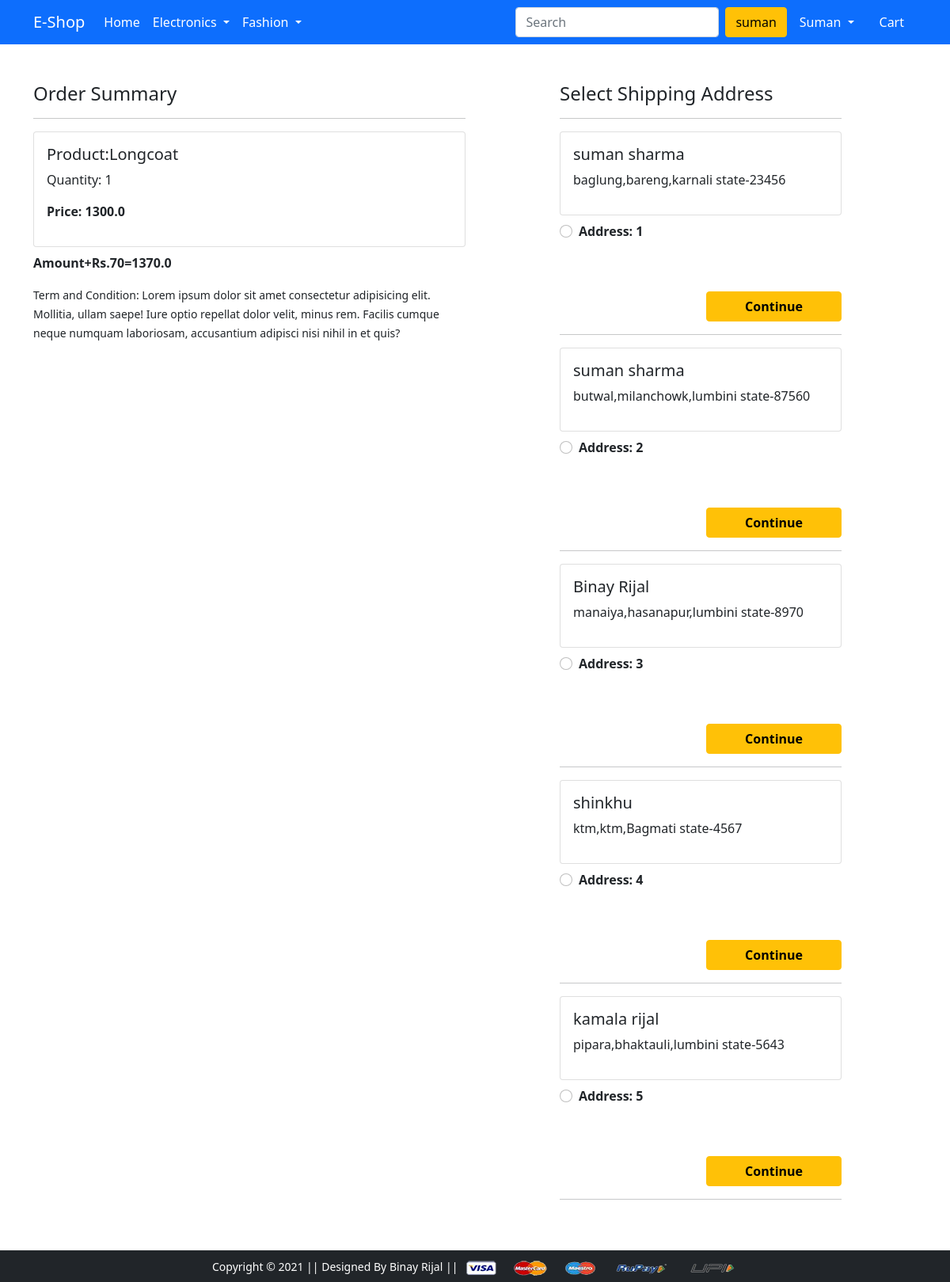
/checkout/ (signed in), run on the app's committed database.
### app/models.py (models this page shows, shortened)
class Cart(models.Model):
    user=models.ForeignKey(User,on_delete=models.CASCADE)
    product=models.ForeignKey(Product,on_delete=models.CASCADE)
    quantity=models.PositiveIntegerField(default=1)
    @property
    def total_amount(self):
        return self.quantity*self.product.lastprice

class Product(models.Model):
    title=models.CharField(max_length=100)
    selling_price=models.FloatField()
    discounted_price=models.FloatField()
    description=models.TextField()
    brand=models.CharField(max_length=50)
    category=models.CharField(choices=CATEGORY_CHOICES,max_length=2)
    product_image=models.ImageField(upload_to='productimg')
    @property
    def lastprice(self):
        return self.selling_price-self.discounted_price

class Customer(models.Model):
    user=models.ForeignKey(User,on_delete=models.CASCADE)
    name=models.CharField(max_length=50)
    locality=models.CharField(max_length=100)
    city=models.CharField(max_length=100)
    zipcode=models.IntegerField()
    state=models.CharField(choices=STATE_CHOICES,max_length=100)

### app/views.py (the view)
# urls.py: path('checkout/', views.checkout, name='checkout'),
@login_required
def checkout(request):
 add=Customer.objects.filter(user=request.user)
 cart_item=Cart.objects.filter(user=request.user)
 amount=0.0
 shipping=70.0
 cart_product=[p for p in Cart.objects.all() if p.user==request.user]
 for p in cart_product:
  tempamount=(p.quantity*p.product.lastprice)
  amount+=tempamount
 totalamount=amount+shipping
 return render(request, 'app/checkout.html',{'add':add,'totalamount':totalamount,'cartitem':cart_item})

### app/templates/app/checkout.html (shortened to what this page needs)
{% extends 'app/base.html' %}
{% load static %}
{% block main-content %}
<div class="container">
 <div class="row mt-5">
  <div class="col-sm-6">
    <h4>Order Summary</h4>
    {%for p in cartitem%}
    <hr>
      <div class="card mb-2">
        <div class="card-body">
          <h5>Product:{{p.product.title}} </h5>
          <p>Quantity: {{p.quantity}}</p>
          <p class="fw-bold">Price: {{p.total_amount}}</p>
        </div>
      </div>
    {%endfor%}
      <p class="fw-bold">Amount+Rs.70={{totalamount}}</p>
    <small>Term and Condition: Lorem ipsum dolor sit amet consectetur adipisicing elit. Mollitia, ullam saepe! Iure optio repellat dolor velit, minus rem. Facilis cumque neque numquam laboriosam, accusantium adipisci nisi nihil in et quis?</small>
  </div>
  <div class="col-sm-4 offset-sm-1">
    <h4>Select Shipping Address</h4>
    <hr>
    <form action="/paymentdone">
      {%for a in add%}
      <div class="card">
        <div class="card-body">
        <h5>{{a.name}}</h5>
        <p>{{a.city}},{{a.locality}},{{a.state}}-{{a.zipcode}}</p>
        </div>
      </div>
        <div class="form-check mt-2 mb-5">
          <input class="form-check-input" type="radio" name="custid" id="custid{{forloop.counter}}" value="{{a.id}}">
          <label class="form-check-label fw-bold" for="custid{{forloop.counter}}">
            Address: {{forloop.counter}} </label>
        </div>
        <div class="text-end">
          <button type="submit" class="btn btn-warning mt-3 px-5 fw-bold">Continue</button>
        </div>
        <hr>
        {%endfor%}
      </form>
    </div>
  </div>
</div>
{% endblock main-content %}

### app/templates/app/base.html (shortened to what this page needs)
<!doctype html>
{% load static %}
<html lang="en">
  <head>
    <link href="https://cdn.jsdelivr.net/npm/bootstrap@5.0.0-beta1/dist/css/bootstrap.min.css" rel="stylesheet">
    <link rel="stylesheet" href="{% static 'app/css/owl.carousel.min.css' %}">
    <link rel="stylesheet" href="{% static 'app/css/all.min.css' %}">
    <link rel="stylesheet" href="{% static 'app/css/style.css' %}">
  </head>
  <body>
    <nav class="navbar navbar-expand-lg navbar-dark bg-primary">
     <div class="container">
       <a class="navbar-brand" href="/">E-Shop</a>
       <div class="collapse navbar-collapse" id="navbarSupportedContent">
         <ul class="navbar-nav me-auto mb-2 mb-lg-0">
           <li class="nav-item">
             <a class="nav-link active" aria-current="page" href="/">Home</a>
           </li>
           <li class="nav-item dropdown">
             <a class="nav-link dropdown-toggle text-white" href="#" id="electronicsDropdown" role="button" data-bs-toggle="dropdown" aria-expanded="false">
               Electronics
             </a>
           </li>
           <li class="nav-item dropdown">
             <a class="nav-link dropdown-toggle text-white" href="#" id="fashionDropdown" role="button" data-bs-toggle="dropdown" aria-expanded="false">
               Fashion
             </a>
           </li>
         </ul>
         <form class="d-flex">
           <input class="form-control me-2" type="search" placeholder="Search" aria-label="Search">
           <button class="btn btn-warning" type="submit">{{request.user.username}}</button>
         </form>
         <div>
          <ul class="navbar-nav me-auto mb-2 mb-lg-0">
            {% if request.user.is_authenticated %}
            <li class="nav-item dropdown mx-2">
              <a class="nav-link dropdown-toggle text-white" href="#" id="profileDropdown" role="button" data-bs-toggle="dropdown" aria-expanded="false">
                {{request.user.username|capfirst}}
              </a>
            </li>
            <li class="nav-item mx-2">
             <a href="{% url 'showcart' %}" class="nav-link text-white"> Cart </a>
            </li>
            {%endif%}
          </ul>
         </div>
       </div>
     </div>
    </nav>
    {% block main-content %} {% endblock main-content %}
    <footer class="container-fluid bg-dark text-center p-2 mt-5">
        <small class="text-white">Copyright &copy; 2021 || Designed By Binay Rijal || </small>
        <img src="{% static 'app/images/payment.png' %}" alt="" srcset="" class="img-fluid" height="2px">
    </footer>
  </body>
</html>

### data on the page
Cart: product "Longcoat", quantity "1", total_amount "1300.0"
Customer: name "suman sharma", city "baglung", locality "bareng", state "karnali state", zipcode "23456"
Customer: name "suman sharma", city "butwal", locality "milanchowk", state "lumbini state", zipcode "87560"
Customer: name "Binay Rijal", city "manaiya", locality "hasanapur", state "lumbini state", zipcode "8970"
Customer: name "shinkhu", city "ktm", locality "ktm", state "Bagmati state", zipcode "4567"
Customer: name "kamala rijal", city "pipara", locality "bhaktauli", state "lumbini state", zipcode "5643"

### other printed values
{{ request.user.username }} "suman"
{{ request.user.username|capfirst }} "Suman"
{{ totalamount }} "1370.0"
